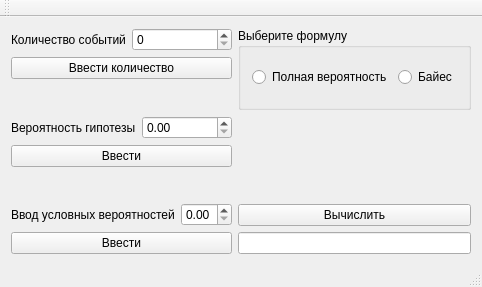
<?xml version="1.0" encoding="UTF-8"?>
<ui version="4.0">
 <class>MainWindow</class>
 <widget class="QMainWindow" name="MainWindow">
  <property name="geometry">
   <rect>
    <x>0</x>
    <y>0</y>
    <width>454</width>
    <height>287</height>
   </rect>
  </property>
  <property name="windowTitle">
   <string>MainWindow</string>
  </property>
  <widget class="QWidget" name="centralWidget">
   <layout class="QVBoxLayout" name="verticalLayout_4">
    <item>
     <layout class="QHBoxLayout" name="horizontalLayout_2">
      <item>
       <layout class="QVBoxLayout" name="verticalLayout">
        <item>
         <layout class="QHBoxLayout" name="horizontalLayout">
          <item>
           <widget class="QLabel" name="label">
            <property name="text">
             <string>Количество событий</string>
            </property>
           </widget>
          </item>
          <item>
           <widget class="QSpinBox" name="amount"/>
          </item>
         </layout>
        </item>
        <item>
         <widget class="QPushButton" name="count">
          <property name="text">
           <string>Ввести количество</string>
          </property>
         </widget>
        </item>
        <item>
         <widget class="QLabel" name="label_hypothesis">
          <property name="text">
           <string/>
          </property>
         </widget>
        </item>
        <item>
         <layout class="QHBoxLayout" name="horizontalLayout_3">
          <item>
           <widget class="QLabel" name="label_2">
            <property name="text">
             <string>Вероятность гипотезы</string>
            </property>
           </widget>
          </item>
          <item>
           <widget class="QDoubleSpinBox" name="hypothesis">
            <property name="maximum">
             <double>1.000000000000000</double>
            </property>
            <property name="singleStep">
             <double>0.100000000000000</double>
            </property>
           </widget>
          </item>
         </layout>
        </item>
        <item>
         <widget class="QPushButton" name="vvod1">
          <property name="text">
           <string>Ввести</string>
          </property>
         </widget>
        </item>
        <item>
         <widget class="QLabel" name="label_conditional">
          <property name="text">
           <string/>
          </property>
         </widget>
        </item>
        <item>
         <layout class="QHBoxLayout" name="horizontalLayout_6">
          <item>
           <widget class="QLabel" name="label_3">
            <property name="text">
             <string>Ввод условных вероятностей</string>
            </property>
           </widget>
          </item>
          <item>
           <widget class="QDoubleSpinBox" name="conditional">
            <property name="maximum">
             <double>1.000000000000000</double>
            </property>
            <property name="singleStep">
             <double>0.100000000000000</double>
            </property>
           </widget>
          </item>
         </layout>
        </item>
        <item>
         <widget class="QPushButton" name="vvod2">
          <property name="text">
           <string>Ввести</string>
          </property>
         </widget>
        </item>
       </layout>
      </item>
      <item>
       <layout class="QVBoxLayout" name="verticalLayout_3">
        <item>
         <layout class="QVBoxLayout" name="verticalLayout_2">
          <item>
           <widget class="QGroupBox" name="groupBox">
            <property name="title">
             <string>Выберите формулу</string>
            </property>
            <layout class="QHBoxLayout" name="horizontalLayout_4">
             <item>
              <widget class="QRadioButton" name="radio1">
               <property name="enabled">
                <bool>true</bool>
               </property>
               <property name="text">
                <string>Полная вероятность</string>
               </property>
              </widget>
             </item>
             <item>
              <widget class="QRadioButton" name="radio2">
               <property name="text">
                <string>Байес</string>
               </property>
              </widget>
             </item>
            </layout>
           </widget>
          </item>
          <item>
           <widget class="QLabel" name="formula">
            <property name="text">
             <string/>
            </property>
           </widget>
          </item>
         </layout>
        </item>
        <item>
         <widget class="QPushButton" name="button">
          <property name="text">
           <string>Вычислить</string>
          </property>
         </widget>
        </item>
        <item>
         <widget class="QLineEdit" name="answer"/>
        </item>
       </layout>
      </item>
     </layout>
    </item>
   </layout>
  </widget>
  <widget class="QMenuBar" name="menuBar">
   <property name="geometry">
    <rect>
     <x>0</x>
     <y>0</y>
     <width>454</width>
     <height>20</height>
    </rect>
   </property>
  </widget>
  <widget class="QToolBar" name="mainToolBar">
   <attribute name="toolBarArea">
    <enum>TopToolBarArea</enum>
   </attribute>
   <attribute name="toolBarBreak">
    <bool>false</bool>
   </attribute>
  </widget>
  <widget class="QStatusBar" name="statusBar"/>
 </widget>
 <layoutdefault spacing="6" margin="11"/>
 <resources/>
 <connections/>
</ui>
